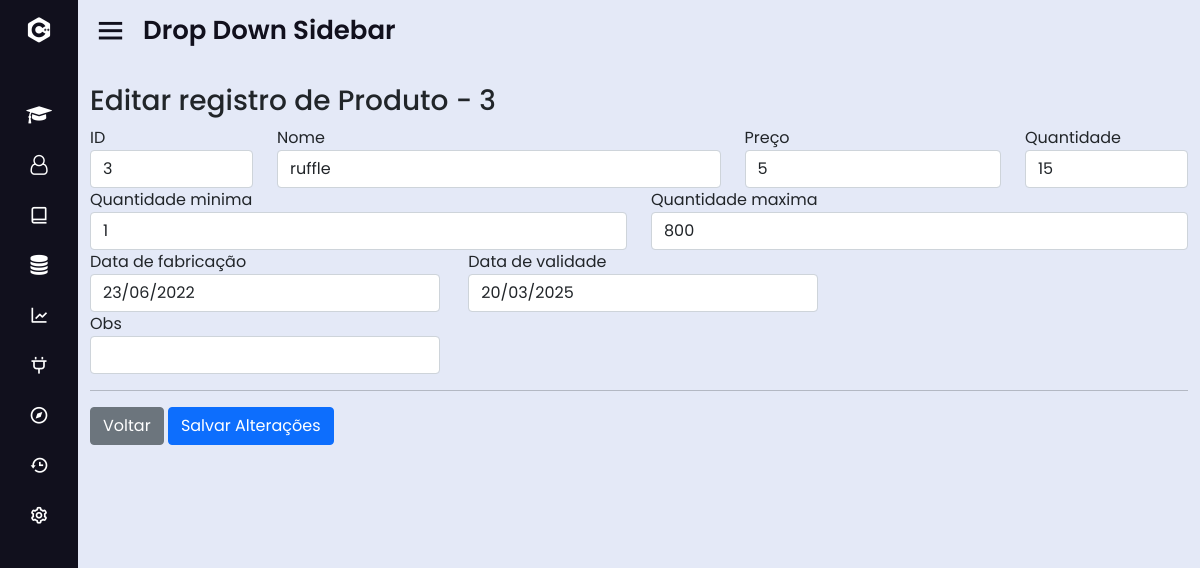
Screenshot of /?page=fedit_pro&id=3 with the database file from the repository.
### tables this page shows
CREATE TABLE IF NOT EXISTS `produto` (
  `id` int(11) NOT NULL AUTO_INCREMENT,
  `nome_prod` varchar(20) DEFAULT NULL,
  `qtd_prod` int(11) DEFAULT NULL,
  `preco_prod` int(11) DEFAULT NULL,
  `max_prod` int(11) DEFAULT NULL,
  `min_prod` int(11) DEFAULT NULL,
  `dt_valid_prod` date DEFAULT NULL,
  `dt_fab_prod` date DEFAULT NULL,
  `obs` varchar(50) DEFAULT NULL,
  PRIMARY KEY (`id`) USING BTREE
);

### sis/produto/fedit_pro.php (the view)
<?php
	$id = (int) $_GET['id'];
	$sql = mysqli_query($con, "select * from produto where id = '".$id."';");
	$row = mysqli_fetch_array($sql);
?>
<div id="main" class="container-fluid">
	<br><h3 class="page-header">Editar registro de Produto - <?php echo $id;?></h3>
	<form action="?page=atualiza_pro&id=<?php echo $row['id']; ?>" method="post">
	<div class="row">
		<div class="form-group col-md-2">
			<label for="id">ID</label>
			<input type="text" class="form-control" name="id" value="<?php echo $row["id"]; ?>">
		</div>
		<div class="form-group col-md-5">
			<label for="nome_prod">Nome</label>
			<input type="text" class="form-control" name="nome_prod" value="<?php echo $row["nome_prod"]; ?>">
		</div>
		<div class="form-group col-md-3">
			<label for="preco_prod">Preço</label>
			<input type="num" class="form-control" name="preco_prod" value="<?php echo $row["preco_prod"]; ?>">
		</div>
		<div class="form-group col-md-2">
			<label for="qtd_prod">Quantidade</label>
			<input type="num" class="form-control" name="qtd_prod" value="<?php echo $row["qtd_prod"]; ?>">
		</div>
	</div>
	<div class="row">
		<div class="form-group col-md-6">
			<label for="min_prod">Quantidade minima</label>
			<input type="num" class="form-control" name="min_prod" value="<?php echo $row["min_prod"]; ?>">
		</div>
		<div class="form-group col-md-6">
			<label for="max_prod">Quantidade maxima</label>
			<input type="num" class="form-control" name="max_prod" value="<?php echo $row["max_prod"]; ?>">
		</div>
	</div>
	<div class="row">
		<div class="form-group col-md-4">
        <label for="dt_fab_prod">Data de fabricação</label>
			<input type="text" class="form-control" name="dt_fab_prod" value="<?php echo date('d/m/Y',strtotime($row["dt_fab_prod"])); ?>">
		</div>
		<div class="form-group col-md-4">
			<label for="dt_val_prod">Data de validade</label>
			<input type="text" class="form-control" name="dt_valid_prod" value="<?php echo date('d/m/Y',strtotime($row["dt_valid_prod"])); ?>">
		</div>
        <div class="form-group col-md-4">
			<label for="obs">Obs</label>
			<input type="text" class="form-control" name="obs" value="<?php echo $row["obs"]; ?>">
		</div>
	</div>
	<hr/>
	<div id="actions" class="row">
		<div class="col-md-12">
			<a href="?page=lista_pro" class="btn btn-secondary">Voltar</a>
			<button type="submit" class="btn btn-primary">Salvar Alterações</button>
		</div>
	</div>
</div>

### css/style.css (style rules this page uses)
* { margin: 0; padding: 0; box-sizing: border-box; font-family: 'Poppins', sans-serif; }

### rows the page displays
produto: id "3", nome_prod "ruffle", preco_prod "5", qtd_prod "15", min_prod "1", max_prod "800", dt_fab_prod "23/06/2022", dt_valid_prod "20/03/2025"

### other values shown
$id "3"
